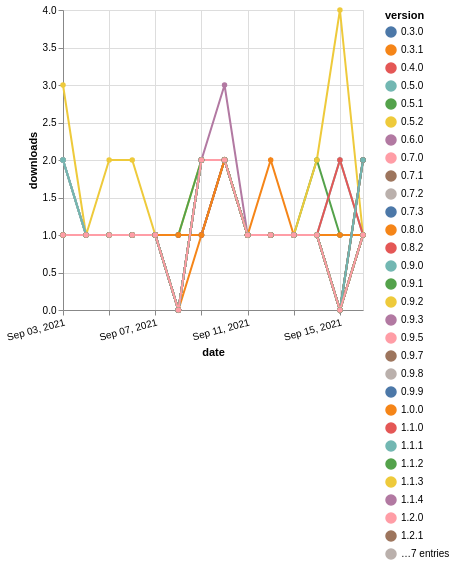

Source (Vega-Lite JSON):
### Vega-Lite specification from a JSON file in a GitHub repository (floating-point values rounded to 4 significant figures; data arrays with more than 128 entries replaced by an {"elided": "..."} marker saying what was removed)
{"$schema": "https://vega.github.io/schema/vega-lite/v5.json", "description": "A simple bar chart with embedded data.", "data": {"values": {"elided": "504 records"}}, "width": "container", "mark": {"type": "line", "point": {"filled": true}}, "encoding": {"x": {"field": "date", "type": "temporal", "timeUnit": "yearmonthdate", "title": "date", "axis": {"labelAngle": -15}}, "y": {"field": "delta", "type": "quantitative", "title": "downloads"}, "color": {"field": "version", "type": "nominal"}, "tooltip": {"field": "delta"}}}
